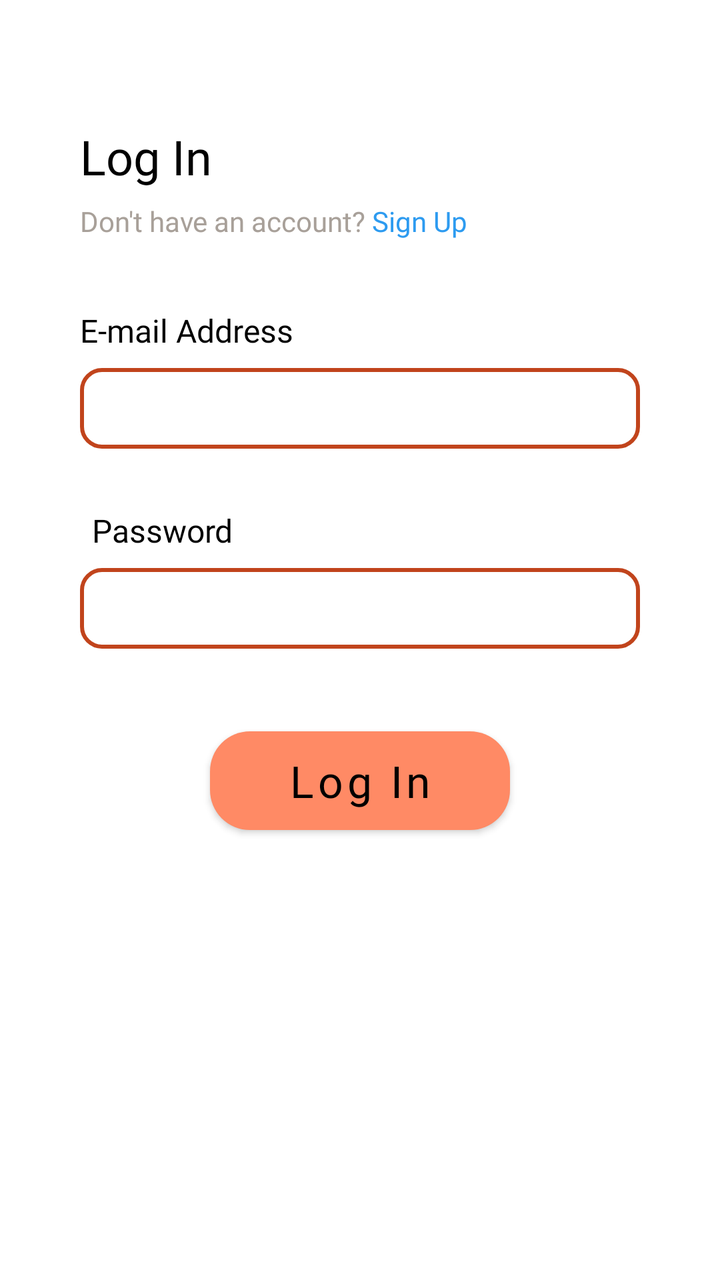
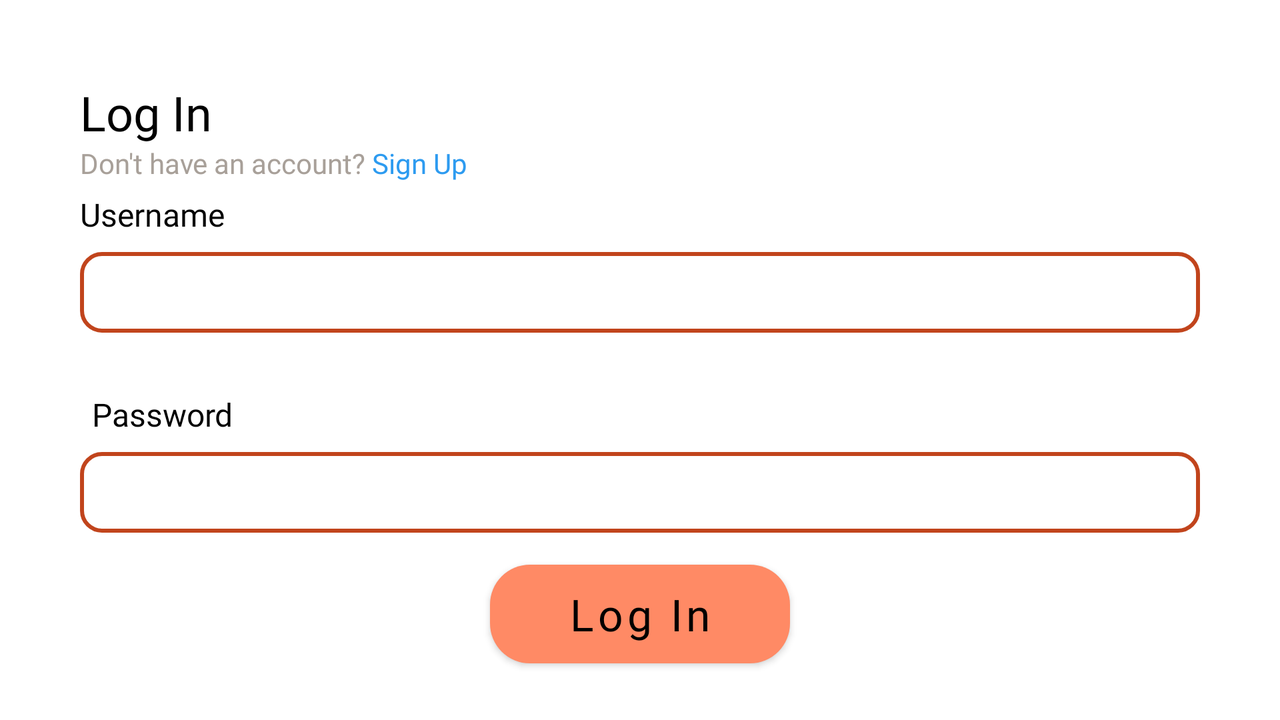

The same Android screen from two of the app's own layout files: first res/layout/ as a phone draws it, then the repository's variant for another configuration, drawn on a device whose configuration selects that folder. Both files follow.
<!-- AndroidManifest.xml: application theme Theme.ProjectOne306 -->
<!-- res/layout/fragment_login.xml -->
<?xml version="1.0" encoding="utf-8"?>
<androidx.constraintlayout.widget.ConstraintLayout xmlns:android="http://schemas.android.com/apk/res/android"
    xmlns:app="http://schemas.android.com/apk/res-auto"
    xmlns:tools="http://schemas.android.com/tools"
    android:id="@+id/container"
    android:layout_width="match_parent"
    android:layout_height="match_parent"
    android:paddingLeft="@dimen/fragment_horizontal_margin"
    android:paddingTop="@dimen/fragment_vertical_margin"
    android:paddingRight="@dimen/fragment_horizontal_margin"
    android:paddingBottom="@dimen/fragment_vertical_margin"
    tools:context=".ui.login.LoginFragment">

    <TextView
        android:id="@+id/titleTextView"
        android:layout_width="wrap_content"
        android:layout_height="wrap_content"
        android:layout_marginStart="24dp"
        android:layout_marginTop="46dp"
        android:text="@string/action_log_in"
        android:textColor="@color/black"
        android:textSize="24sp"
        android:fontFamily="@font/fredoka_one"
        app:layout_constraintStart_toStartOf="parent"
        app:layout_constraintTop_toTopOf="parent" />

    <LinearLayout
        android:layout_width="match_parent"
        android:layout_height="match_parent"
        android:layout_marginStart="24dp"
        android:layout_marginTop="85dp"
        app:layout_constraintStart_toStartOf="parent"
        app:layout_constraintTop_toBottomOf="@id/titleTextView">

        <TextView
            android:id="@+id/prompt_sign_up"
            android:layout_width="wrap_content"
            android:layout_height="wrap_content"
            android:text="@string/dont_have_an_account"
            android:textColor="@color/orange_grey"
            android:fontFamily="@font/fredoka_one"
            />

        <TextView
            android:id="@+id/linkSignUp"
            android:layout_width="wrap_content"
            android:layout_height="wrap_content"
            android:layout_marginStart="3dp"
            android:text="@string/sign_up"
            android:textColor="@color/blue"
            android:fontFamily="@font/fredoka_one"
            />

    </LinearLayout>


    <TextView
        android:id="@+id/prompt_email"
        android:layout_width="wrap_content"
        android:layout_height="wrap_content"
        android:layout_marginStart="24dp"
        android:layout_marginTop="60dp"
        android:text="@string/email"
        android:textColor="@color/black"
        android:textSize="16sp"
        android:fontFamily="@font/fredoka_one"
        app:layout_constraintStart_toStartOf="parent"
        app:layout_constraintTop_toBottomOf="@id/titleTextView"
        app:layout_constraintBottom_toTopOf="@id/email"/>

    <EditText
        android:id="@+id/email"
        android:layout_width="0dp"
        android:layout_height="wrap_content"
        android:layout_marginStart="24dp"
        android:layout_marginTop="8dp"
        android:layout_marginEnd="24dp"
        android:background="@drawable/edit_text_bg"
        android:hint="@string/prompt_email"
        android:textColorHint="@color/transparent"
        android:inputType="textEmailAddress"
        android:fontFamily="@font/fredoka_one"
        android:paddingStart="10dp"
        android:paddingEnd="10dp"
        android:paddingTop="8dp"
        android:paddingBottom="8dp"
        android:selectAllOnFocus="true"
        app:layout_constraintEnd_toEndOf="parent"
        app:layout_constraintStart_toStartOf="parent"
        app:layout_constraintTop_toBottomOf="@+id/prompt_email"
        android:autofillHints="" />

    <TextView
        android:id="@+id/prompt_password"
        android:layout_width="wrap_content"
        android:layout_height="wrap_content"
        android:layout_marginStart="30dp"
        android:layout_marginTop="30dp"
        android:text="@string/password"
        android:textColor="@color/black"
        android:textSize="16sp"
        android:fontFamily="@font/fredoka_one"
        app:layout_constraintStart_toStartOf="parent"
        app:layout_constraintTop_toBottomOf="@id/email"
        app:layout_constraintBottom_toTopOf="@id/password"/>

    <EditText
        android:id="@+id/password"
        android:layout_width="0dp"
        android:layout_height="wrap_content"
        android:layout_marginStart="24dp"
        android:layout_marginTop="8dp"
        android:layout_marginEnd="24dp"
        android:background="@drawable/edit_text_bg"
        android:imeActionLabel="@string/action_log_in"
        android:hint="@string/prompt_password"
        android:textColorHint="@color/transparent"
        android:imeOptions="actionDone"
        android:inputType="textPassword"
        android:fontFamily="@font/fredoka_one"
        android:paddingStart="10dp"
        android:paddingEnd="10dp"
        android:paddingTop="8dp"
        android:paddingBottom="8dp"
        android:selectAllOnFocus="true"
        app:layout_constraintEnd_toEndOf="parent"
        app:layout_constraintStart_toStartOf="parent"
        app:layout_constraintTop_toBottomOf="@+id/prompt_password"
        android:autofillHints="" />

    <Button
        android:id="@+id/login"
        android:layout_width="150dp"
        android:layout_height="wrap_content"
        android:layout_gravity="start"
        android:layout_marginStart="24dp"
        android:layout_marginEnd="24dp"
        android:layout_marginBottom="44dp"
        android:background="@drawable/button_bg"
        android:text="@string/action_log_in"
        android:textColor="@color/black"
        android:fontFamily="@font/fredoka_one"
        android:textSize="22sp"
        android:textAllCaps="false"
        app:layout_constraintBottom_toBottomOf="parent"
        app:layout_constraintEnd_toEndOf="parent"
        app:layout_constraintStart_toStartOf="parent"
        app:layout_constraintTop_toBottomOf="@+id/password"
        app:layout_constraintVertical_bias="0.2"/>

    <TextView
        android:id="@+id/warning"
        android:layout_width="wrap_content"
        android:layout_height="wrap_content"
        android:layout_marginBottom="10dp"
        android:textColor="@color/red_bright"
        app:layout_constraintBottom_toBottomOf="parent"
        app:layout_constraintBottom_toTopOf="@id/login"
        app:layout_constraintEnd_toEndOf="parent"
        app:layout_constraintStart_toStartOf="parent" />

    <ProgressBar
        android:id="@+id/progressBar"
        android:layout_width="wrap_content"
        android:layout_height="wrap_content"
        android:visibility="gone"
        app:layout_constraintTop_toTopOf="parent"
        app:layout_constraintBottom_toBottomOf="parent"
        app:layout_constraintStart_toStartOf="parent"
        app:layout_constraintEnd_toEndOf="parent"
        />

</androidx.constraintlayout.widget.ConstraintLayout>
<!-- resources referenced by this layout -->
<resources>
  <color name="black">#FF000000</color>
  <color name="blue">#2D9BF0</color>
  <color name="orange_grey">#a8a099</color>
  <color name="red_bright">#E10600</color>
  <color name="transparent">#00FFFFFF</color>
  <dimen name="fragment_horizontal_margin">16dp</dimen>
  <dimen name="fragment_vertical_margin">16dp</dimen>
  <!-- drawable button_bg (drawable) -->
  <?xml version="1.0" encoding="utf-8"?>
  <shape xmlns:android="http://schemas.android.com/apk/res/android">
  
      <corners android:radius="20dp"/>
      <solid android:color="@color/orange"/>
  </shape>
  <!-- drawable edit_text_bg (drawable) -->
  <?xml version="1.0" encoding="utf-8"?>
  <shape xmlns:android="http://schemas.android.com/apk/res/android">
  
      <corners android:radius="10dp"/>
      <stroke
          android:width="2dp"
          android:color="@color/orange_dark"/>
  
  </shape>
  <string name="action_log_in">Log In</string>
  <string name="dont_have_an_account">Don\'t have an account?</string>
  <string name="email">E-mail Address</string>
  <string name="password">Password</string>
  <string name="prompt_email">Enter your E-mail Address</string>
  <string name="prompt_password">Enter your password</string>
  <string name="sign_up">Sign Up</string>
  <style name="Theme.ProjectOne306" parent="Theme.MaterialComponents.DayNight.NoActionBar">
          
          <item name="colorPrimary">@color/orange</item>
          <item name="colorPrimaryVariant">@color/orange_dark</item>
          <item name="colorOnPrimary">@color/white</item>
          
          <item name="colorSecondary">@color/teal_200</item>
          <item name="colorSecondaryVariant">@color/teal_700</item>
          <item name="colorOnSecondary">@color/black</item>
          
          <item name="android:statusBarColor" tools:targetApi="l">?attr/colorPrimaryVariant</item>
          
          
      </style>
  <color name="orange">#FF8A65</color>
  <color name="orange_dark">#C1441C</color>
  <color name="white">#FFFFFF</color>
  <color name="teal_200">#FF03DAC5</color>
  <color name="teal_700">#FF018786</color>
</resources>
<!-- res/layout-land/fragment_login.xml (the repository's variant of the layout above) -->
<!-- drawn on the phone turned sideways -->
<?xml version="1.0" encoding="utf-8"?>
<androidx.constraintlayout.widget.ConstraintLayout xmlns:android="http://schemas.android.com/apk/res/android"
    xmlns:app="http://schemas.android.com/apk/res-auto"
    xmlns:tools="http://schemas.android.com/tools"
    android:id="@+id/container"
    android:layout_width="match_parent"
    android:layout_height="match_parent"
    android:paddingLeft="@dimen/fragment_horizontal_margin"
    android:paddingTop="@dimen/fragment_vertical_margin"
    android:paddingRight="@dimen/fragment_horizontal_margin"
    android:paddingBottom="@dimen/fragment_vertical_margin"
    tools:context=".ui.login.LoginFragment">

    <TextView
        android:id="@+id/titleTextView"
        android:layout_width="wrap_content"
        android:layout_height="wrap_content"
        android:layout_marginStart="24dp"
        android:layout_marginTop="24dp"
        android:fontFamily="@font/fredoka_one"
        android:text="@string/action_log_in"
        android:textColor="@color/black"
        android:textSize="24sp"
        app:layout_constraintStart_toStartOf="parent"
        app:layout_constraintTop_toTopOf="parent" />

    <LinearLayout
        android:layout_width="match_parent"
        android:layout_height="match_parent"
        android:layout_marginStart="24dp"
        android:layout_marginTop="56dp"
        app:layout_constraintStart_toStartOf="parent"
        app:layout_constraintTop_toBottomOf="@id/titleTextView">

        <TextView
            android:id="@+id/prompt_sign_up"
            android:layout_width="wrap_content"
            android:layout_height="wrap_content"
            android:fontFamily="@font/fredoka_one"
            android:text="@string/dont_have_an_account"
            android:textColor="@color/orange_grey" />

        <TextView
            android:id="@+id/linkSignUp"
            android:layout_width="wrap_content"
            android:layout_height="wrap_content"
            android:layout_marginStart="3dp"
            android:fontFamily="@font/fredoka_one"
            android:text="@string/sign_up"
            android:textColor="@color/blue" />

    </LinearLayout>


    <TextView
        android:id="@+id/prompt_username"
        android:layout_width="wrap_content"
        android:layout_height="wrap_content"
        android:layout_marginStart="24dp"
        android:layout_marginTop="24dp"
        android:fontFamily="@font/fredoka_one"
        android:text="@string/username"
        android:textColor="@color/black"
        android:textSize="16sp"
        app:layout_constraintBottom_toTopOf="@id/username"
        app:layout_constraintStart_toStartOf="parent"
        app:layout_constraintTop_toBottomOf="@id/titleTextView" />

    <EditText
        android:id="@+id/username"
        android:layout_width="0dp"
        android:layout_height="wrap_content"
        android:layout_marginStart="24dp"
        android:layout_marginTop="8dp"
        android:layout_marginEnd="24dp"
        android:background="@drawable/edit_text_bg"
        android:hint="@string/prompt_username"
        android:textColorHint="@color/transparent"
        android:inputType="textEmailAddress"
        android:fontFamily="@font/fredoka_one"
        android:paddingStart="10dp"
        android:paddingEnd="10dp"
        android:paddingTop="8dp"
        android:paddingBottom="8dp"
        android:selectAllOnFocus="true"
        app:layout_constraintEnd_toEndOf="parent"
        app:layout_constraintStart_toStartOf="parent"
        app:layout_constraintTop_toBottomOf="@+id/prompt_username"
        android:autofillHints="" />

    <TextView
        android:id="@+id/prompt_password"
        android:layout_width="wrap_content"
        android:layout_height="wrap_content"
        android:layout_marginStart="30dp"
        android:layout_marginTop="30dp"
        android:text="@string/password"
        android:textColor="@color/black"
        android:textSize="16sp"
        android:fontFamily="@font/fredoka_one"
        app:layout_constraintStart_toStartOf="parent"
        app:layout_constraintTop_toBottomOf="@id/username"
        app:layout_constraintBottom_toTopOf="@id/password"/>

    <EditText
        android:id="@+id/password"
        android:layout_width="0dp"
        android:layout_height="wrap_content"
        android:layout_marginStart="24dp"
        android:layout_marginTop="8dp"
        android:layout_marginEnd="24dp"
        android:background="@drawable/edit_text_bg"
        android:imeActionLabel="@string/action_log_in"
        android:hint="@string/prompt_password"
        android:textColorHint="@color/transparent"
        android:imeOptions="actionDone"
        android:inputType="textPassword"
        android:fontFamily="@font/fredoka_one"
        android:paddingStart="10dp"
        android:paddingEnd="10dp"
        android:paddingTop="8dp"
        android:paddingBottom="8dp"
        android:selectAllOnFocus="true"
        app:layout_constraintEnd_toEndOf="parent"
        app:layout_constraintStart_toStartOf="parent"
        app:layout_constraintTop_toBottomOf="@+id/prompt_password"
        android:autofillHints="" />

    <Button
        android:id="@+id/login"
        android:layout_width="150dp"
        android:layout_height="wrap_content"
        android:layout_gravity="start"
        android:layout_marginStart="24dp"
        android:layout_marginTop="24dp"
        android:layout_marginEnd="24dp"
        android:layout_marginBottom="44dp"
        android:background="@drawable/button_bg"
        android:fontFamily="@font/fredoka_one"
        android:text="@string/action_log_in"
        android:textAllCaps="false"
        android:textColor="@color/black"
        android:textSize="22sp"
        app:layout_constraintBottom_toBottomOf="parent"
        app:layout_constraintEnd_toEndOf="parent"
        app:layout_constraintStart_toStartOf="parent"
        app:layout_constraintTop_toBottomOf="@+id/password"
        app:layout_constraintVertical_bias="0.2" />

    <TextView
        android:id="@+id/warning"
        android:layout_width="wrap_content"
        android:layout_height="wrap_content"
        android:layout_marginBottom="10dp"
        android:textColor="@color/red_bright"
        app:layout_constraintBottom_toBottomOf="parent"
        app:layout_constraintBottom_toTopOf="@id/login"
        app:layout_constraintEnd_toEndOf="parent"
        app:layout_constraintStart_toStartOf="parent" />

</androidx.constraintlayout.widget.ConstraintLayout>
<!-- resources referenced by the variant -->
<!-- as the phone turned sideways resolves them -->
<resources>
  <color name="black">#FF000000</color>
  <color name="blue">#2D9BF0</color>
  <color name="orange_grey">#a8a099</color>
  <color name="red_bright">#E10600</color>
  <color name="transparent">#00FFFFFF</color>
  <dimen name="fragment_horizontal_margin">16dp</dimen>
  <dimen name="fragment_vertical_margin">16dp</dimen>
  <!-- drawable button_bg (drawable) -->
  <?xml version="1.0" encoding="utf-8"?>
  <shape xmlns:android="http://schemas.android.com/apk/res/android">
  
      <corners android:radius="20dp"/>
      <solid android:color="@color/orange"/>
  </shape>
  <!-- drawable edit_text_bg (drawable) -->
  <?xml version="1.0" encoding="utf-8"?>
  <shape xmlns:android="http://schemas.android.com/apk/res/android">
  
      <corners android:radius="10dp"/>
      <stroke
          android:width="2dp"
          android:color="@color/orange_dark"/>
  
  </shape>
  <string name="action_log_in">Log In</string>
  <string name="dont_have_an_account">Don\'t have an account?</string>
  <string name="password">Password</string>
  <string name="prompt_password">Enter your password</string>
  <string name="prompt_username">Enter your username</string>
  <string name="sign_up">Sign Up</string>
  <string name="username">Username</string>
  <style name="Theme.ProjectOne306" parent="Theme.MaterialComponents.DayNight.NoActionBar">
          
          <item name="colorPrimary">@color/orange</item>
          <item name="colorPrimaryVariant">@color/orange_dark</item>
          <item name="colorOnPrimary">@color/white</item>
          
          <item name="colorSecondary">@color/teal_200</item>
          <item name="colorSecondaryVariant">@color/teal_700</item>
          <item name="colorOnSecondary">@color/black</item>
          
          <item name="android:statusBarColor" tools:targetApi="l">?attr/colorPrimaryVariant</item>
          
          
      </style>
  <color name="orange">#FF8A65</color>
  <color name="orange_dark">#C1441C</color>
  <color name="white">#FFFFFF</color>
  <color name="teal_200">#FF03DAC5</color>
  <color name="teal_700">#FF018786</color>
</resources>
